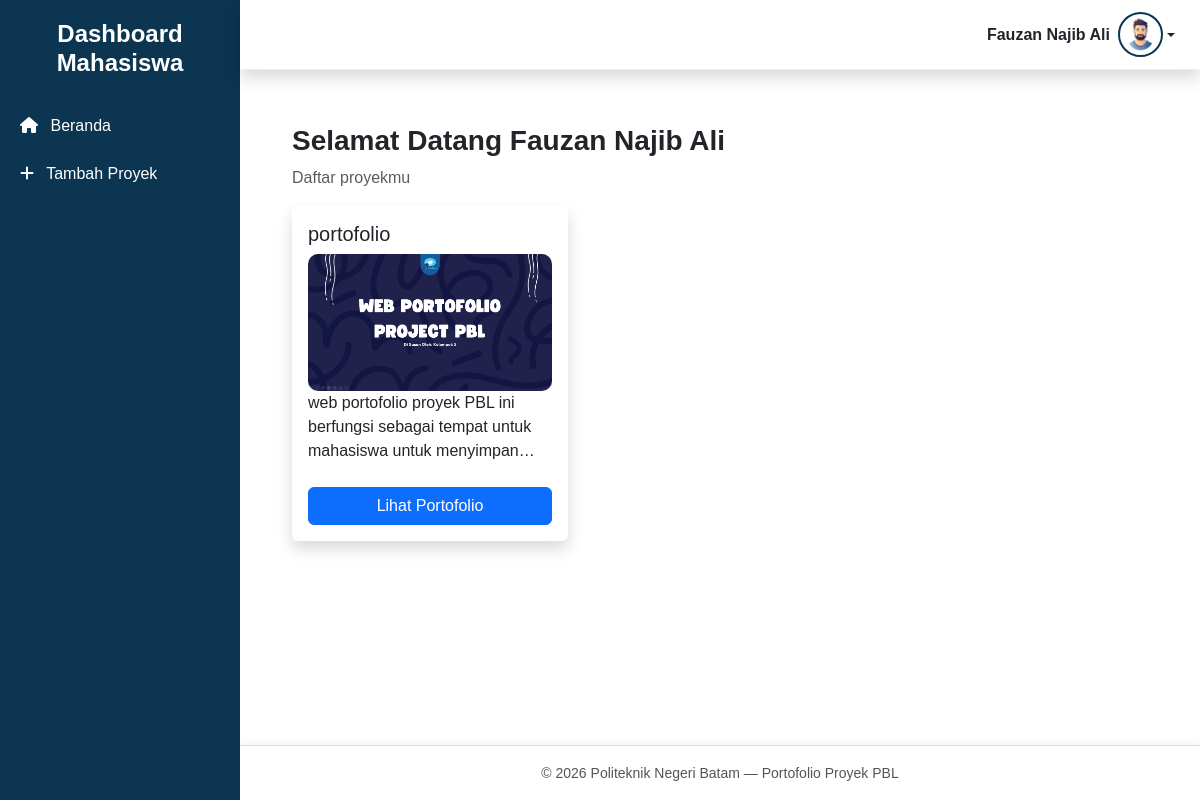
The page /mahasiswa/dashboard_mahasiswa.php (signed in) on the database its author committed.
### tables this page shows
CREATE TABLE `projek` (
  `id_projek` int NOT NULL,
  `judul` varchar(255) NOT NULL,
  `semester` enum('ganjil','genap') NOT NULL,
  `deskripsi` varchar(255) NOT NULL,
  `ketua` varchar(255) NOT NULL,
  `anggota` varchar(255) NOT NULL,
  `link_file` varchar(255) NOT NULL,
  `link_yt` varchar(255) NOT NULL,
  `foto` varchar(255) NOT NULL,
  `id_komentar` int DEFAULT NULL,
  `id_penilaian` int DEFAULT NULL,
  `id_user` int DEFAULT NULL
);

### mahasiswa/dashboard_mahasiswa.php (the view, shortened to what this page needs)
<?php
include "../template/header.php";
include "../template/sidebar.php";
include "../template/topbar.php";
$id_user = $_SESSION['id_user'];
$nama = $_SESSION['nama'];
?>
<div class="main-content">
  <div class="container">
    <h3 class="fw-bold">Selamat Datang <?= $nama ?></h3>
    <p class="text-muted">Daftar proyekmu</p>
    <div class="row g-4">
      <?php
      $result = mysqli_query($koneksi, "SELECT * FROM projek WHERE id_user='$id_user' ORDER BY id_projek DESC");
      while ($row = mysqli_fetch_assoc($result)) { ?>
        <div class="col-12 col-sm-6 col-lg-4">
          <div class="project-card bg-white shadow p-3 rounded">
            <h5><?= $row['judul'] ?></h5>
            <img src="../gambar/<?= $row['foto'] ?>" class="project-img">
            <p class="project-description"><?= $row['deskripsi'] ?></p>
            <a href="detail_proyek.php?id_projek=<?= $row['id_projek'] ?>"
               class="btn btn-primary w-100 mt-2">
              Lihat Portofolio
            </a>
          </div>
        </div>
      <?php } ?>
    </div>
  </div>
</div>
<?php include "../template/footer.php"; ?>

### template/header.php (style rules this page uses)
body { font-family: 'Poppins', sans-serif; background: #ffffff; margin: 0; }
.project-description { display: -webkit-box; -webkit-line-clamp: 3; -webkit-box-orient: vertical; overflow: hidden; text-overflow: ellipsis; min-height: 60px; }
.project-card img { width: 100%; height: auto; object-fit: cover; border-radius: 10px; }
.main-content { margin-left: 260px; padding: 100px 20px; }

### rows shown on the page
projek: judul "portofolio", foto (picture), deskripsi "web portofolio proyek PBL ini berfungsi sebagai tempat untuk mahasiswa untuk…"

### other values the page prints
$nama "Fauzan Najib Ali"
